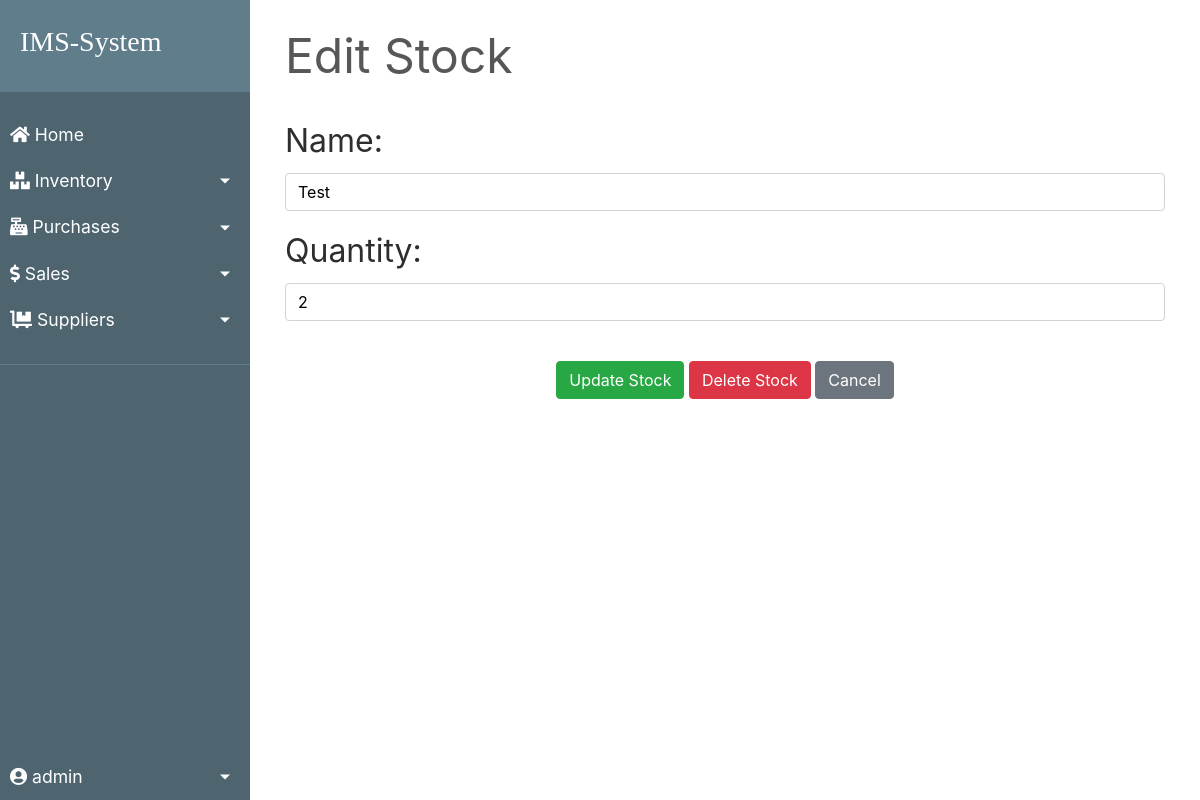
The app's page /inventory/stock/1/edit (signed in), older data.
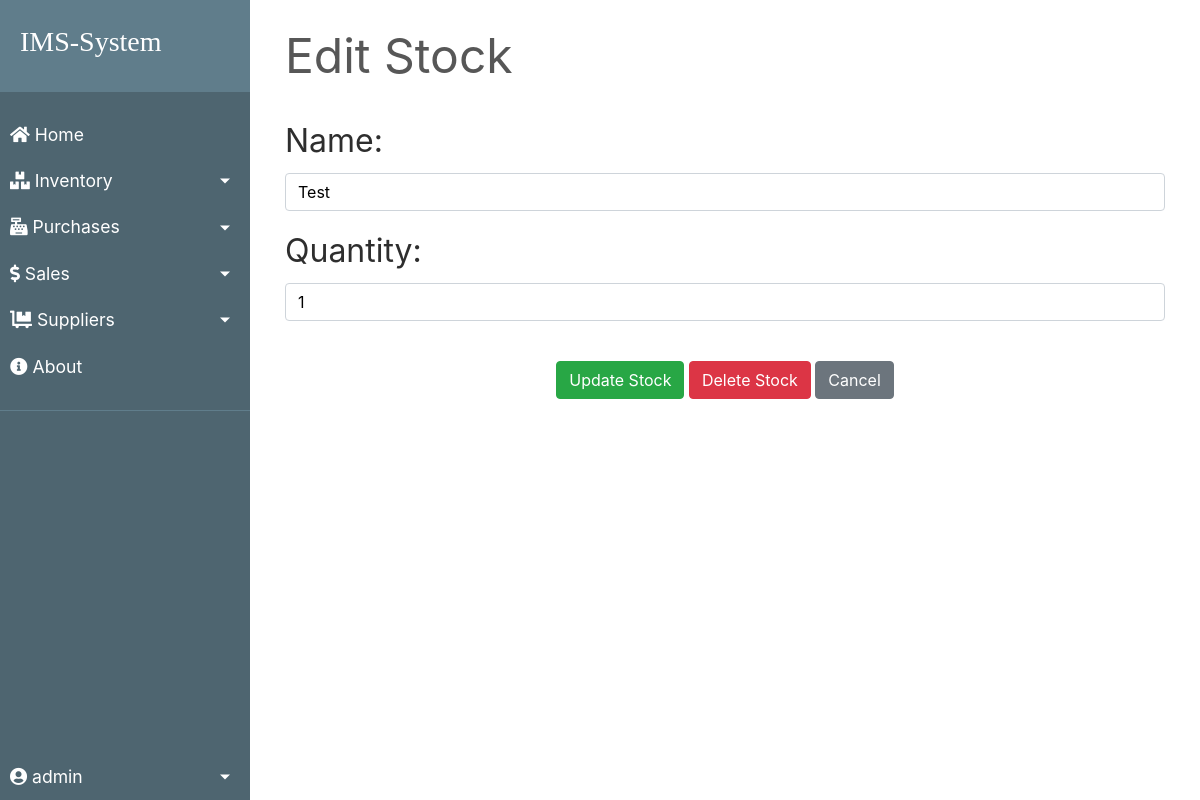
The same page, newer data.
### inventory/models.py (models this page shows, shortened)
class Stock(models.Model):
    id = models.AutoField(primary_key=True)
    name = models.CharField(max_length=30, unique=True)
    quantity = models.IntegerField(default=1)
    is_deleted = models.BooleanField(default=False)

### inventory/views.py (the view)
# urls.py: path('stock/<pk>/edit', views.StockUpdateView.as_view(), name='edit-stock'),
class StockUpdateView(SuccessMessageMixin, UpdateView):                                 # updateview class to edit stock, mixin used to display message
    model = Stock                                                                       # setting 'Stock' model as model
    form_class = StockForm                                                              # setting 'StockForm' form as form
    template_name = "edit_stock.html"                                                   # 'edit_stock.html' used as the template
    success_url = '/inventory'                                                          # redirects to 'inventory' page in the url after submitting the form
    success_message = "Stock has been updated successfully"                             # displays message when form is submitted
    def get_context_data(self, **kwargs):                                               # used to send additional context
        context = super().get_context_data(**kwargs)
        context["title"] = 'Edit Stock'
        context["savebtn"] = 'Update Stock'
        context["delbtn"] = 'Delete Stock'
        return context

### inventory/forms.py
class StockForm(forms.ModelForm):
    def __init__(self, *args, **kwargs):                                                        # used to set css classes to the various fields
        super().__init__(*args, **kwargs)
        self.fields['name'].widget.attrs.update({'class': 'textinput form-control'})
        self.fields['quantity'].widget.attrs.update({'class': 'textinput form-control', 'min': '0'})
    class Meta:
        model = Stock
        fields = ['name', 'quantity']

### homepage/templatetags/auth_extras.py (called while the page is built)
@register.filter(name='has_group')
def has_group(user, group_name):
    return user.groups.filter(name=group_name).exists()

### inventory/templates/edit_stock.html (shortened to what this page needs)
{% extends "base.html" %}
{% block content %}
    <div style="color:#575757; font-style: bold; font-size: 3rem; border-bottom: 1px solid white;">{{title}}</div>
    <br>
    <form method="post">
        <div class="form-group">
            <label for="{{ form.name.id_for_label }}">Name:</label>
            {{ form.name }}
        </div>
        <div class="form-group ">
            <label for="{{ form.quantity.id_for_label }}">Quantity:</label>
            {{ form.quantity }}
        </div>
        <br>
        <div class="align-middle">
            <button type="submit" class="btn btn-success">{{ savebtn }}</button>
            {% if delbtn %}
                <a href="{% url 'delete-stock' object.pk %}" class="btn  btn-danger"> Delete Stock </a>
            {% endif %}
            <a href="{% url 'inventory' %}" class="btn btn-secondary">Cancel</a>
        </div>
    </form>
{% endblock content %}

### homepage/templates/base.html (shortened to what this page needs)
{% load static %}
{% load auth_extras %}
<!DOCTYPE html>
<html lang="en">
<head>
    <link rel="stylesheet" type="text/css" href="{% static 'bootstrap/bootstrap.min.css' %}">
    <link rel="stylesheet" href="https://use.fontawesome.com/releases/v5.7.0/css/all.css">
    <link rel="stylesheet" type="text/css" href="{% static 'css/main.css' %}">
    <link rel="stylesheet" type="text/css" href="{% static 'css/sidebar.css' %}">
    <link rel="stylesheet" type="text/css" href="{% static 'css/dialogbox.css' %}">
</head>
<body>
    <main id="wrapper">
    {% if user.is_authenticated %}
        <nav id="sidebar">
            <div class="sidebar-header">
                <a class="navbar-brand titlefont mr-4" href="{% url 'home' %}"><h3>IMS-System </h3></a>
            </div>
            <ul class="list-unstyled sidebar-components">
                <li>
                    <a class="sidebar-text sidebar-button" href="{% url 'home' %}"><i class="fas fa-home"></i> Home</a>
                </li>
                <li>
                    <a href="#inventorySubmenu" data-toggle="collapse" class="dropdown-toggle sidebar-text right-arrow sidebar-button"><i class="fas fa-boxes"></i> Inventory</a>
                </li>
                <li>
                    <a href="#purchaseSubmenu" data-toggle="collapse" class="dropdown-toggle sidebar-text right-arrow sidebar-button"><i class="fas fa-cash-register"></i> Purchases</a>
                </li>
                <li>
                    <a href="#saleSubmenu" data-toggle="collapse" class="dropdown-toggle sidebar-text right-arrow sidebar-button"><i class="fas fa-dollar-sign"></i> Sales</a>
                </li>
                <li>
                    <a href="#supplierSubmenu" data-toggle="collapse" class="dropdown-toggle sidebar-text right-arrow sidebar-button"><i class="fas fa-dolly-flatbed"></i> Suppliers</a>
                </li>
                {% if user|has_group:"Staff" %}
                <li>
                    <a class="sidebar-text sidebar-button" href="{% url 'about' %}"><i class="fas fa-info-circle"></i> About</a>
                </li>
                {% endif %}
                <li class="bottomleft">
                    <a href="#UserSubmenu" data-toggle="collapse" class="dropdown-toggle sidebar-text right-arrow sidebar-button"><i class="fas fa-user-circle"></i> {{ request.user.username }}</a>
                </li>
            </ul>
        </nav>
        <div id="content">
            <div class="row">
                <div class="col-md-12">
    {% endif %}
                    <div class="container">
                        {% block content %}{% endblock content %}
                    </div>
                </div>
            </div>
            <br>
        </div>
    </main>
</body>
</html>

Row changes from the older to the newer data that the page shows:
changed Stock "Test": quantity "2" → "1"
Text that changed along with them:
text now shown: "About"
